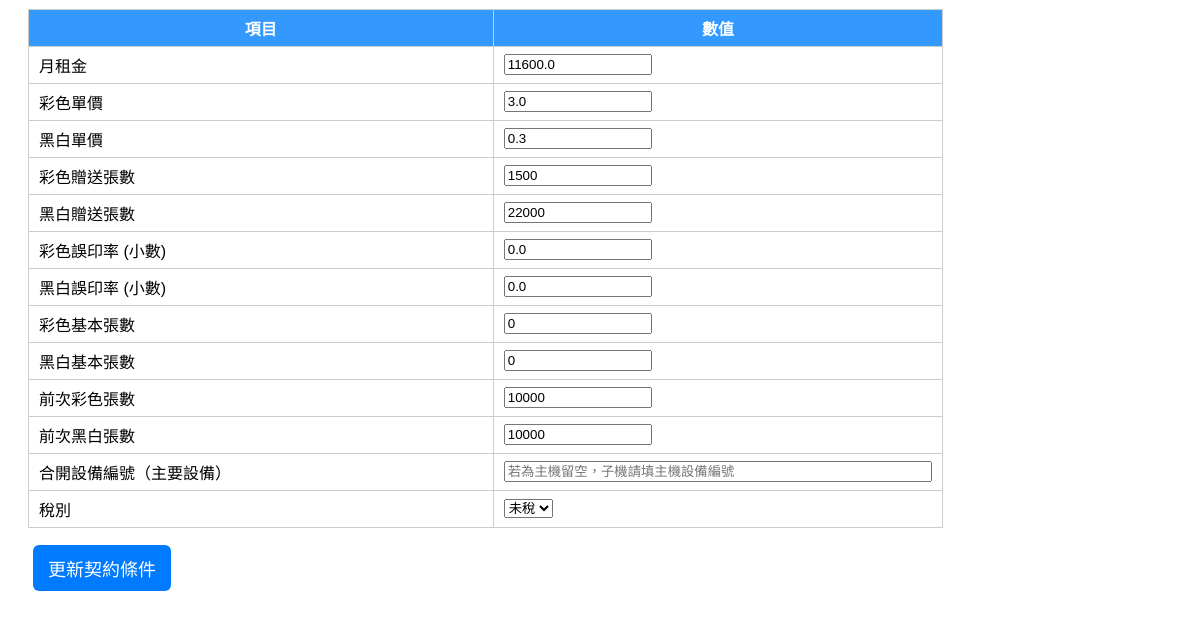
/billing/?device_id=T352500088 (lower part), run on an earlier commit of the app's database.
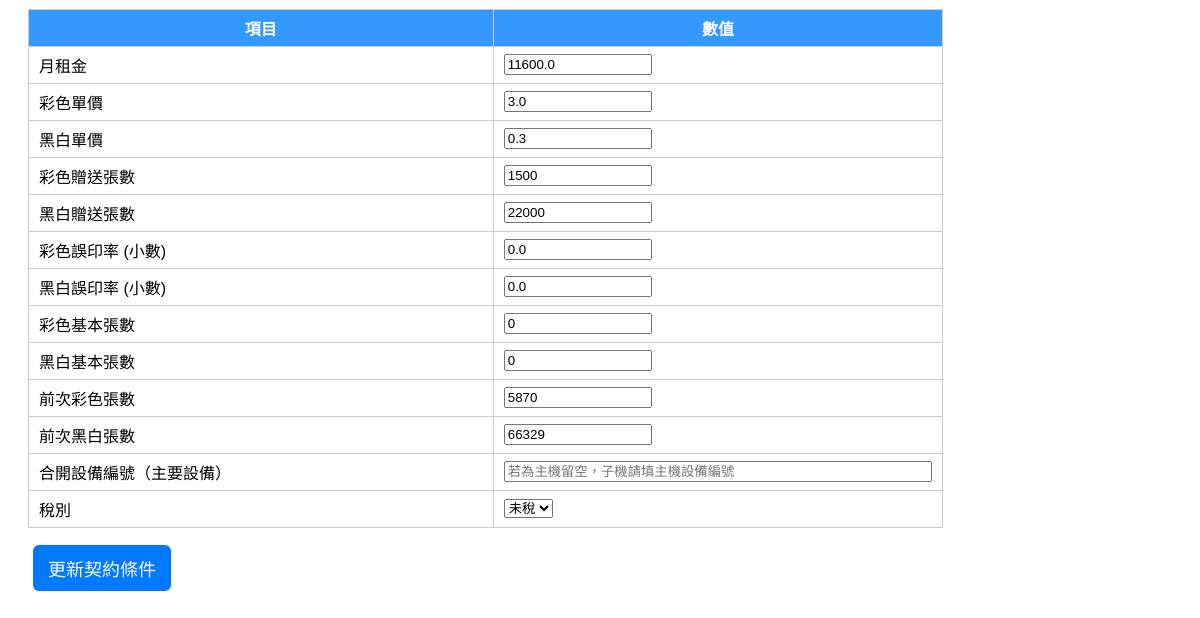
And on a later commit of the database.
### tables this page shows
CREATE TABLE "contracts" (
	"device_id"	TEXT,
	"monthly_rent"	REAL,
	"contra"	TEXT,
	"color_unit_price"	REAL,
	"bw_unit_price"	REAL,
	"color_giveaway"	INTEGER,
	"bw_giveaway"	INTEGER,
	"color_error_rate"	REAL,
	"bw_error_rate"	REAL,
	"color_basic"	INTEGER,
	"bw_basic"	INTEGER,
	"tax_type"	TEXT DEFAULT '含稅',
	"master_device_id"	TEXT,
	PRIMARY KEY("device_id")
);

CREATE TABLE usage (
        id INTEGER PRIMARY KEY AUTOINCREMENT,
        device_id TEXT,
        month TEXT,
        color_count INTEGER,
        bw_count INTEGER,
        timestamp TEXT
    );

### modules/billing.py (the view)
@bp.route("/", methods=["GET", "POST"])
def index():
    message = request.args.get("message", "")
    contract, customer, result = None, None, None
    contra_text = ""
    last_color, last_bw, last_time = 0, 0, ""
    matches = []
    related_devices = []
    if request.method == "POST":
        mode = request.form.get("mode")
        keyword = request.form.get("device_id", "").strip()
        if mode == "query":
            contract, contra_text = get_contract(keyword)
            customer = get_customer(keyword)
            if not contract:
                matches = search_customers_by_name(keyword)
                if matches:
                    message = f"🔍 找到 {len(matches)} 筆相符客戶"
                else:
                    message = f"❌ 找不到設備或客戶：{keyword}"
            else:
                last_color, last_bw, last_time = get_last_counts(keyword)
                related_devices = get_related_devices(keyword)
        elif mode == "calculate":
            device_id = keyword
            contract, contra_text = get_contract(device_id)
            customer = get_customer(device_id)
            if contract:
                related_devices = get_related_devices(device_id)
                total_last_color = 0
                total_last_bw = 0
                total_curr_color = 0
                total_curr_bw = 0
                for dev in related_devices:
                    last_c, last_b, _ = get_last_counts(dev)
                    total_last_color += last_c
                    total_last_bw += last_b
                    val_c = request.form.get(f"curr_color_{dev}")
                    val_b = request.form.get(f"curr_bw_{dev}")
                    if val_c is None or val_b is None:
                        total_curr_color += int(request.form.get("curr_color", "0"))
                        total_curr_bw += int(request.form.get("curr_bw", "0"))
                    else:
                        total_curr_color += int(val_c or 0)
                        total_curr_bw += int(val_b or 0)
                try:
                    selected_month = int(request.form.get("selected_month") or 0)
                    if not (1 <= selected_month <= 12):
                        selected_month = datetime.now().month
                except ValueError:
                    selected_month = datetime.now().month
                delta_color = total_curr_color - total_last_color
                delta_bw = total_curr_bw - total_last_bw
                result = calculate(contract, total_curr_color, total_curr_bw, total_last_color, total_last_bw)
                for dev in related_devices:
                    val_c = request.form.get(f"curr_color_{dev}")
                    val_b = request.form.get(f"curr_bw_{dev}")
                    if val_c is None or val_b is None:
                        curr_c = int(request.form.get("curr_color", "0"))
                        curr_b = int(request.form.get("curr_bw", "0"))
                    else:
                        curr_c = int(val_c or 0)
                        curr_b = int(val_b or 0)
                    insert_usage(dev, curr_c, curr_b)
                save_monthly_summary(device_id, selected_month, total_curr_color, total_curr_bw, total_last_color, total_last_bw, result)
                message = f"✅ {device_id} 的抄表與金額已儲存至 {selected_month} 月"
            else:
                message = f"❌ 找不到設備 {device_id}"
        elif mode == "update_contract":
            device_id = keyword
            fields = {
                "monthly_rent": float(request.form.get("monthly_rent", "0") or 0),
                "color_unit_price": float(request.form.get("color_unit_price", "0") or 0),
                "bw_unit_price": float(request.form.get("bw_unit_price", "0") or 0),
                "color_giveaway": int(request.form.get("color_giveaway", "0") or 0),
                "bw_giveaway": int(request.form.get("bw_giveaway", "0") or 0),
                "color_error_rate": float(request.form.get("color_error_rate", "0") or 0),
                "bw_error_rate": float(request.form.get("bw_error_rate", "0") or 0),
                "color_basic": int(request.form.get("color_basic", "0") or 0),
                "bw_basic": int(request.form.get("bw_basic", "0") or 0),
                "tax_type": request.form.get("tax_type", "含稅"),
            }
            conn = sqlite3.connect(DB_FILE)
            c = conn.cursor()
            c.execute("""
                UPDATE contracts SET
                    monthly_rent=?, color_unit_price=?, bw_unit_price=?,
                    color_giveaway=?, bw_giveaway=?, color_error_rate=?, bw_error_rate=?,
                    color_basic=?, bw_basic=?, tax_type=?
                WHERE device_id=?""",
                (*fields.values(), device_id))
            conn.commit()
            conn.close()
            return redirect(url_for("billing.index", device_id=device_id, message="✅ 契約條件已更新"))
        elif mode == "update_customer":
            device_id = keyword
            fields = {
                "customer_name": request.form.get("customer_name", "").strip(),
                "device_number": request.form.get("device_number", "").strip(),
                "machine_model": request.form.get("machine_model", "").strip(),
                "tax_id": request.form.get("tax_id", "").strip(),
                "install_address": request.form.get("install_address", "").strip(),
                "service_person": request.form.get("service_person", "").strip(),
                "contract_number": request.form.get("contract_number", "").strip(),
                "contract_start": request.form.get("contract_start", "").strip(),
                "contract_end": request.form.get("contract_end", "").strip(),
            }
            conn = sqlite3.connect(DB_FILE)
            c = conn.cursor()
            c.execute("""
                UPDATE customers SET
                    customer_name=?, device_number=?, machine_model=?, tax_id=?,
                    install_address=?, service_person=?, contract_number=?,
                    contract_start=?, contract_end=?
                WHERE device_id=?
            """, (*fields.values(), device_id))
            conn.commit()
            conn.close()
            return redirect(url_for("billing.index", device_id=device_id, message="✅ 客戶資料已更新"))
        elif mode == "delete_customer":
            device_id = request.form.get("device_id")
            conn = sqlite3.connect(DB_FILE)
            c = conn.cursor()
            c.execute("DELETE FROM customers WHERE device_id=?", (device_id,))
            c.execute("DELETE FROM contracts WHERE device_id=?", (device_id,))
            c.execute("DELETE FROM usage WHERE device_id=?", (device_id,))
            c.execute("DELETE FROM billing_summary WHERE device_id=?", (device_id,))
            conn.commit()
            conn.close()
            message = f"🗑 已刪除客戶（設備編號：{device_id}）"
        elif mode == "new_customer":
            old_id = request.form.get("device_id")
            new_id = request.form.get("device_id_new", "").strip()
            old_customer = get_customer(old_id)
            old_contract, _ = get_contract(old_id)
            if not old_customer or not old_contract:
                message = f"❌ 找不到原始客戶或契約資料，無法建檔。"
            elif not new_id:
                message = "⚠️ 請輸入新設備編號。"
            else:
                new_fields = {
                    "device_id": new_id,
                    "customer_name": request.form.get("customer_name", "").strip(),
                    "device_number": request.form.get("device_number", "").strip(),
                    "machine_model": request.form.get("machine_model", "").strip(),
                    "tax_id": request.form.get("tax_id", "").strip(),
                    "install_address": request.form.get("install_address", "").strip(),
                    "service_person": request.form.get("service_person", "").strip(),
                    "contract_number": request.form.get("contract_number", "").strip(),
                    "contract_start": request.form.get("contract_start", "").strip(),
                    "contract_end": request.form.get("contract_end", "").strip(),
                }
                conn = sqlite3.connect(DB_FILE)
                c = conn.cursor()
                c.execute("""
                    INSERT INTO customers (
                        device_id, customer_name, device_number, machine_model,
                        tax_id, install_address, service_person,
                        contract_number, contract_start, contract_end
                    ) VALUES (?, ?, ?, ?, ?, ?, ?, ?, ?, ?)
                """, tuple(new_fields.values()))
                c.execute("""
                    INSERT INTO contracts (
                        device_id, monthly_rent, color_unit_price, bw_unit_price,
                        color_giveaway, bw_giveaway, color_error_rate, bw_error_rate,
                        color_basic, bw_basic, tax_type, contra
                    ) VALUES (?, ?, ?, ?, ?, ?, ?, ?, ?, ?, ?, ?)
                """, (
                    new_id,
                    old_contract["monthly_rent"], old_contract["color_unit_price"], old_contract["bw_unit_price"],
                    old_contract["color_giveaway"], old_contract["bw_giveaway"],
                    old_contract["color_error_rate"], old_contract["bw_error_rate"],
                    old_contract["color_basic"], old_contract["bw_basic"],
                    old_contract["tax_type"], old_contract.get("contra", "")
                ))
                conn.commit()
                conn.close()
                return redirect(url_for("billing.index", device_id=new_id, message="✅ 新客戶建檔成功！"))
    elif request.args.get("device_id"):
        q_device = request.args.get("device_id")
        contract, contra_text = get_contract(q_device)
        customer = get_customer(q_device)
        if contract:
            last_color, last_bw, last_time = get_last_counts(q_device)
            related_devices = get_related_devices(q_device)
        else:
            message = f"❌ 找不到設備 {q_device}"
    return render_template("billing_index.html",
                           billing_page=True,
                           contract=contract,
                           contra_text=contra_text,
                           customer=customer,
                           last_color=last_color,
                           last_bw=last_bw,
                           last_time=last_time,
                           result=result,
                           matches=matches,
                           message=message,
                           related_devices=related_devices)

### modules/billing.py (called while the page is built)
def get_contract(device_id):
    conn = sqlite3.connect(DB_FILE)
    c = conn.cursor()
    c.execute("SELECT * FROM contracts WHERE device_id=?", (device_id,))
    contract_row = c.fetchone()
    contra_text = ""
    if contract_row:
        col_names = [desc[0] for desc in c.description]
        contract_dict = dict(zip(col_names, contract_row))
        contra_text = contract_dict.get("contra", "")
    else:
        contract_dict = None
    conn.close()
    return contract_dict, contra_text

def get_customer(device_id):
    conn = sqlite3.connect(DB_FILE)
    c = conn.cursor()
    c.execute("SELECT * FROM customers WHERE device_id=?", (device_id,))
    row = c.fetchone()
    conn.close()
    if row:
        return {
            "device_id": row[0],
            "customer_name": row[1],
            "device_number": row[2],
            "machine_model": row[3],
            "tax_id": row[4],
            "install_address": row[5],
            "service_person": row[6],
            "contract_number": row[7],
            "contract_start": row[8],
            "contract_end": row[9]
        }
    return None

def get_last_counts(device_id):
    conn = sqlite3.connect(DB_FILE)
    c = conn.cursor()
    c.execute("SELECT color_count, bw_count, timestamp FROM usage WHERE device_id=? ORDER BY id DESC LIMIT 1", (device_id,))
    row = c.fetchone()
    conn.close()
    if row:
        return row[0] or 0, row[1] or 0, row[2] or ""
    return 0, 0, ""

def get_related_devices(device_id):
    conn = sqlite3.connect(DB_FILE)
    c = conn.cursor()
    c.execute("SELECT master_device_id FROM contracts WHERE device_id=?", (device_id,))
    row = c.fetchone()
    if not row:
        conn.close()
        return []
    master_id = row[0]
    if not master_id or master_id.strip() == "":
        c.execute("SELECT device_id FROM contracts WHERE master_device_id=?", (device_id,))
        subs = [r[0] for r in c.fetchall()]
        group = [device_id] + subs
    else:
        c.execute("SELECT device_id FROM contracts WHERE master_device_id=?", (master_id,))
        subs = [r[0] for r in c.fetchall()]
        group = [master_id] + subs
    conn.close()
    return group

### templates/billing_index.html (shortened to what this page needs)
<!DOCTYPE html>
<html lang="zh-TW">
<head>
	    <div class="content-wrap">
</head>
<body>
    {% if contract %}
	<form method="POST" style="margin-top:20px; display:inline-block;">
		<br>
    <form method="POST" style="margin-top:8px;">
        <table class="contract-table">
            <tr><th>項目</th><th>數值</th></tr>
            <tr><td>月租金</td><td><input type="number" step="0.01" name="monthly_rent" value="{{ contract.monthly_rent }}"></td></tr>
            <tr><td>彩色單價</td><td><input type="number" step="0.01" name="color_unit_price" value="{{ contract.color_unit_price }}"></td></tr>
            <tr><td>黑白單價</td><td><input type="number" step="0.01" name="bw_unit_price" value="{{ contract.bw_unit_price }}"></td></tr>
            <tr><td>彩色贈送張數</td><td><input type="number" name="color_giveaway" value="{{ contract.color_giveaway }}"></td></tr>
            <tr><td>黑白贈送張數</td><td><input type="number" name="bw_giveaway" value="{{ contract.bw_giveaway }}"></td></tr>
            <tr><td>彩色誤印率 (小數)</td><td><input type="number" step="0.0001" name="color_error_rate" value="{{ contract.color_error_rate }}"></td></tr>
            <tr><td>黑白誤印率 (小數)</td><td><input type="number" step="0.0001" name="bw_error_rate" value="{{ contract.bw_error_rate }}"></td></tr>
            <tr><td>彩色基本張數</td><td><input type="number" name="color_basic" value="{{ contract.color_basic }}"></td></tr>
            <tr><td>黑白基本張數</td><td><input type="number" name="bw_basic" value="{{ contract.bw_basic }}"></td></tr>
            <tr><td>前次彩色張數</td><td><input type="text" value="{{ last_color }}" readonly></td></tr>
            <tr><td>前次黑白張數</td><td><input type="text" value="{{ last_bw }}" readonly></td></tr>
			<tr>
			  <td>合開設備編號（主要設備）</td>
			  <td>
				<input type="text" name="master_device_id"
					   value="{{ contract.master_device_id if contract.master_device_id else '' }}"
					   placeholder="若為主機留空，子機請填主機設備編號"
					   style="width:98%;">
			  </td>
			</tr>
			<tr><td>稅別</td>
                <td>
                    <select name="tax_type">
                        <option value="未稅" {% if contract.tax_type == "未稅" %}selected{% endif %}>未稅</option>
                    </select>
                </td>
            </tr>
        </table>
        <div style="margin-top:12px;">
            <button type="submit">更新契約條件</button>
        </div>
    </form>
    {% endif %}
</body>
</html>

### templates/billing_index.html (style rules this page uses)
body { font-family: Arial, "Microsoft JhengHei", sans-serif; padding: 20px; }
table { border-collapse: collapse; margin: 10px 0; width: 80%; }
th, td { border: 1px solid #ccc; padding: 6px 10px; text-align: left; }
th { background-color: #ccc !important; }
input[type="number"], input[type="text"] { width: 140px; }
table.contract-table th { text-align: center; background-color: #3399FF !important;color: white !important; }
button { padding: 10px 15px; font-size: 18px; margin: 5px; background-color: #007BFF; color: white; border: none; border-radius: 6px; cursor: pointer; }

What changed in the data, as far as the page shows it:
no longer on this page (row unchanged): usage: color_count "10000", bw_count "10000"
added usage: color_count "5870", bw_count "66329"
